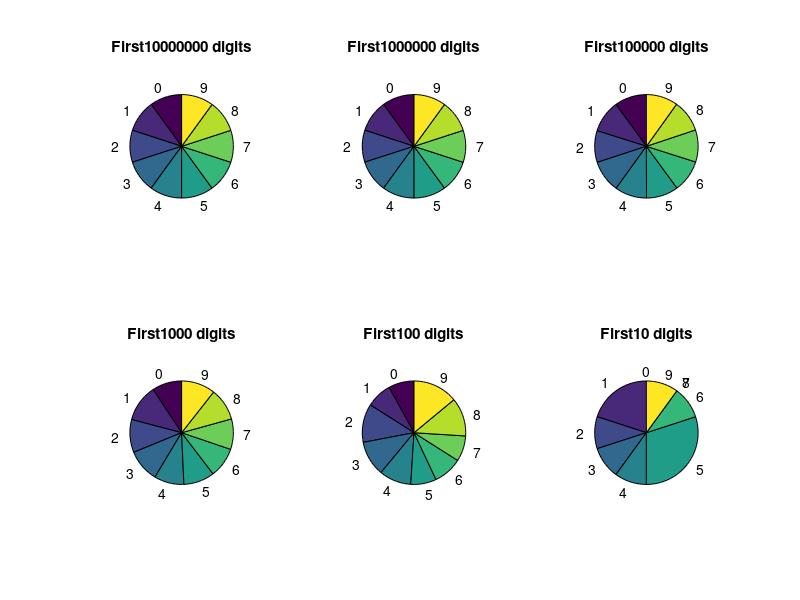

This chart was generated by the following MATLAB code:
clear
close all
data=load('CPU/hist.txt');
%data=load('GPU/hist.txt');
figure
title('Distribution of digits in Pi')
for n=1:6
subplot(2,3,n)
labels ={'0','1','2','3','4','5','6','7','8','9'};
pie(data(n,2:end)/data(n,1), labels);
    titlename=strcat('First   ', num2str(data(n,1)),' digits');
    title(titlename);
end

print('Hist_Pi.pdf', '-dpdf')